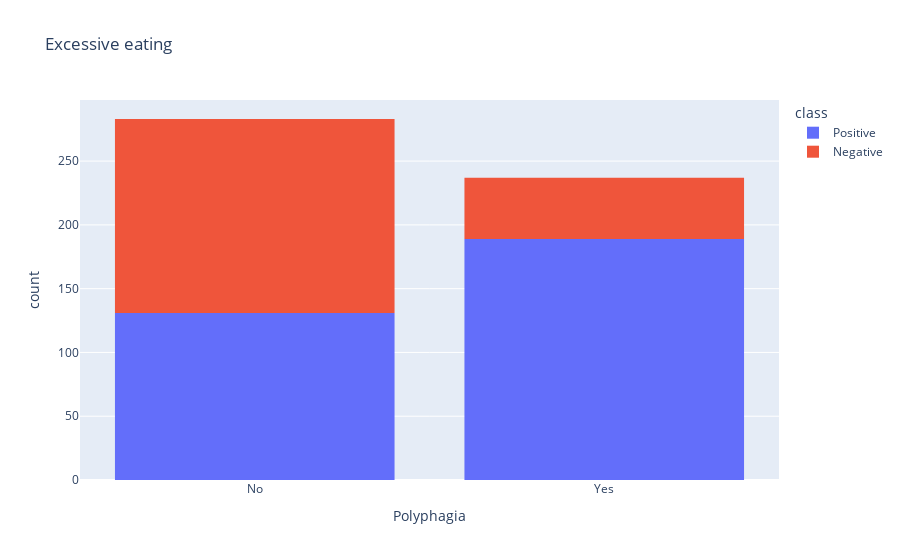

Source (notebook cell):
### Code cell
eating = px.histogram(Diabetes, x = 'Polyphagia', color = 'class', title="Excessive eating")
eating.show()

### Figure 1 — Plotly figure (JSON) as saved in the notebook; plotly's stock layout.template omitted (floating-point values rounded to 4 significant figures; data arrays with more than 128 entries replaced by an {"elided": "..."} marker saying what was removed)
{"data": [{"bingroup": "x", "hovertemplate": "class=Positive<br>Polyphagia=%{x}<br>count=%{y}<extra></extra>", "legendgroup": "Positive", "marker": {"color": "#636efa", "pattern": {"shape": ""}}, "name": "Positive", "orientation": "v", "showlegend": true, "type": "histogram", "x": {"elided": "320 str values"}, "xaxis": "x", "yaxis": "y"}, {"bingroup": "x", "hovertemplate": "class=Negative<br>Polyphagia=%{x}<br>count=%{y}<extra></extra>", "legendgroup": "Negative", "marker": {"color": "#EF553B", "pattern": {"shape": ""}}, "name": "Negative", "orientation": "v", "showlegend": true, "type": "histogram", "x": {"elided": "200 str values"}, "xaxis": "x", "yaxis": "y"}], "layout": {"barmode": "relative", "legend": {"title": {"text": "class"}, "tracegroupgap": 0}, "title": {"text": "Excessive eating"}, "xaxis": {"anchor": "y", "domain": [0, 1], "title": {"text": "Polyphagia"}}, "yaxis": {"anchor": "x", "domain": [0, 1], "title": {"text": "count"}}}}
